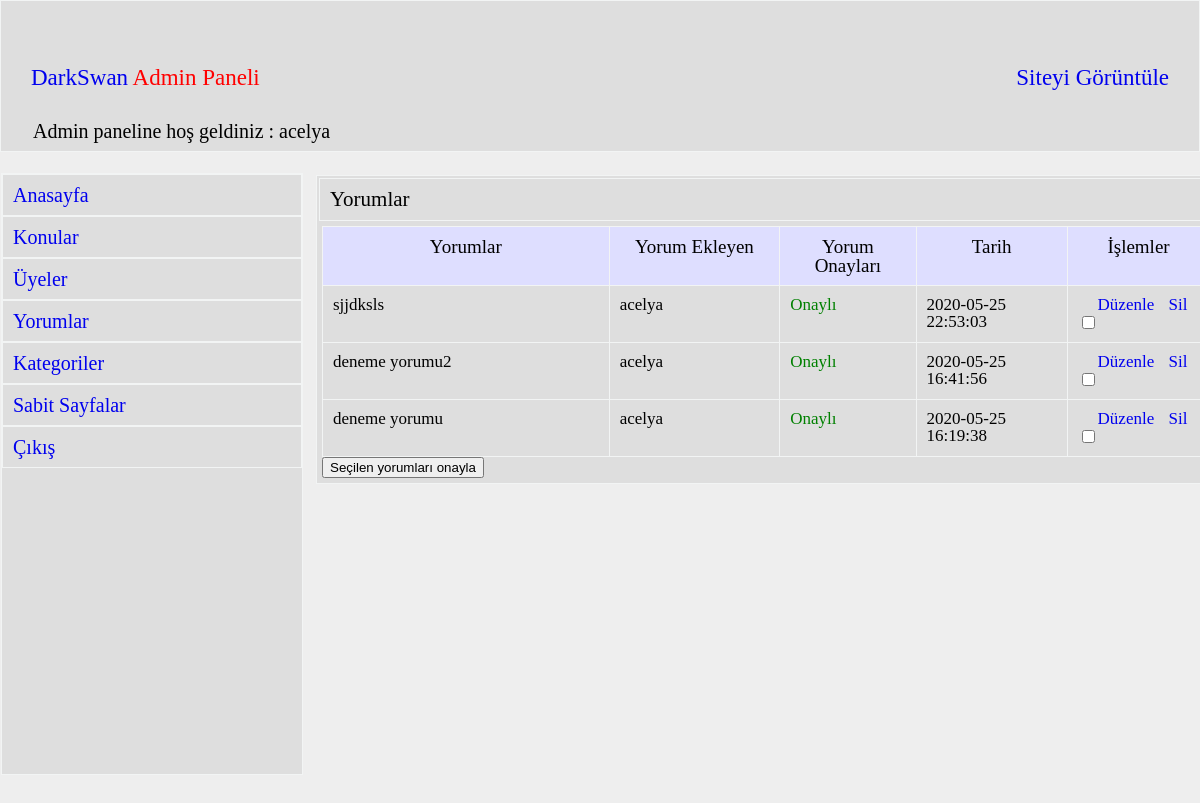
Page /admin/?do=yorumlar (signed in) on the committed database.
### tables this page shows
CREATE TABLE `yorumlar` (
  `yorum_id` int(11) NOT NULL,
  `yorum_ekleyen` varchar(200) NOT NULL,
  `yorum_eposta` varchar(200) NOT NULL,
  `yorum_mesaj` varchar(200) NOT NULL,
  `yorum_tarih` timestamp NOT NULL DEFAULT current_timestamp(),
  `yorum_konu_id` int(11) NOT NULL DEFAULT 0,
  `yorum_onay` int(11) NOT NULL DEFAULT 0
);

### admin/yorumlar.php (the view, shortened to what this page needs)
<?php
$v = $db->prepare("select * from yorumlar order by yorum_id desc limit 20");
$v->execute(array());
$k = $v->fetchALL(PDO::FETCH_ASSOC);
$x = $v->rowCount();
?>
<div class="admin-icerik-sag">
			<h2>Yorumlar </h2>
			<div class="konular">
			<table cellspacing="0" cellpadding="0">
			<thead>
			<tr>
			<th width="600">Yorumlar</th> <th width="300">Yorum Ekleyen</th>
			<th width="200">Yorum Onayları</th> <th width="250">Tarih</th>
			<th width="200">İşlemler</th>
			</tr>
			</thead>
			<?php
			 if($x){
                foreach($k as $m){
					?>
					<tbody>
					<tr>
					<td><?php echo mb_substr($m["yorum_mesaj"],0,35);?></td> <td><?php echo $m["yorum_ekleyen"];?></td>
					<td>
					<?php
					if($m["yorum_onay"] == 1){
						echo '<span style="color:green">Onaylı</span>';
					}else {
						echo '<span style="color:red">Onaylı Değil</span>';
					}
					?>
					</td>
					<td><?php echo $m["yorum_tarih"];?></td>
					<td><span style="margin-left:20px;">
					<a href="./?do=yorum_duzenle&id=<?php echo $m["yorum_id"];?>">Düzenle</a></span> <span style="margin-left:10px;"><a onclick="return confirm('Yorumu silmek istediğinize emin misiniz..')" href="./?do=yorum_sil&id=<?php echo $m["yorum_id"];?>">Sil</a></span>
					<form style="display:inline;" action="./?do=toplu_onay" method="post">
					<input type="checkbox" name="onayla[]" value="<?php echo $m["yorum_id"];?>"  />
					</td>
					</tr>
					</tbody>
					<?php
				}
			 }else {
				echo '<tr><td colspan="5"><div class="hata">Henuz hiç konu
				eklenmemis...</div></td></tr>';
			 }
			?>
			</table>
			<button type="submit">Seçilen yorumları onayla</button>
			</div>
			</div>

### css/admin.css (style rules this page uses)
.admin-header h2 { margin: 65px 0px 0px 30px; font-size: 23px; }
.admin-icerik-sag { position: relative; left: 315px; top: -600px; border: 1px solid #f2f4f4; width: 75%; min-height: 200px; background: #dedede; margin-bottom: 20px; }
.admin-icerik-sag h2 { border: 1px solid #f2f4f4; padding: 10px; margin: 2px; font-size: 21px; background: #dedede; }
.konular th { border: 1px solid #f2f4f4; padding: 10px; font-size: 19px; background: #dedeff; }
.konular { margin: 5px; background: #dedede; }
.konular td { border: 1px solid #f2f4f4; padding: 10px; font-size: 17px; }

### rows in the picture
yorumlar: yorum_mesaj "sjjdksls", yorum_ekleyen "acelya", yorum_onay "Onaylı", yorum_tarih "2020-05-25 22:53:03"
yorumlar: yorum_mesaj "deneme yorumu2", yorum_ekleyen "acelya", yorum_onay "Onaylı", yorum_tarih "2020-05-25 16:41:56"
yorumlar: yorum_mesaj "deneme yorumu", yorum_ekleyen "acelya", yorum_onay "Onaylı", yorum_tarih "2020-05-25 16:19:38"

### other values in the picture
$_SESSION["uye"] "acelya"
